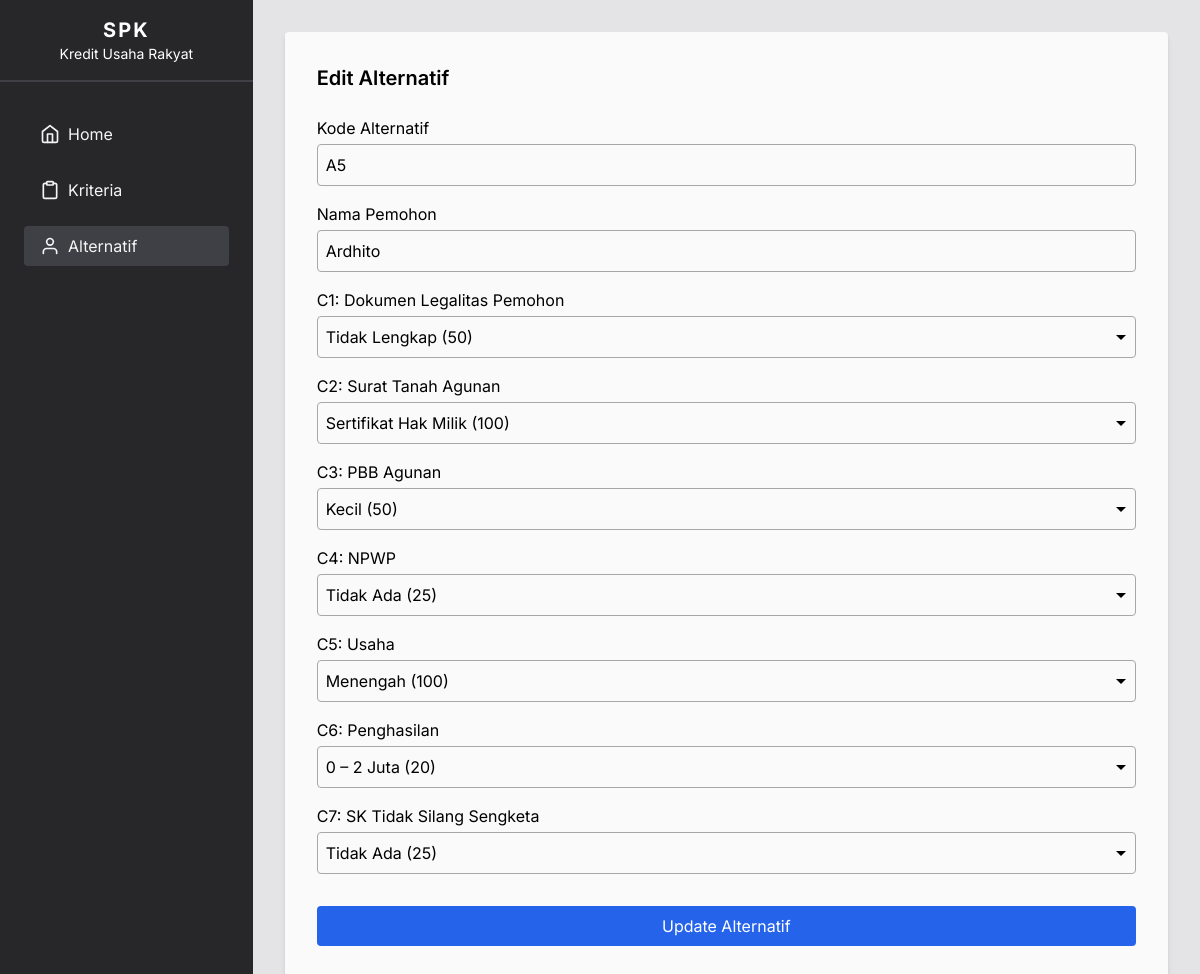
Page /alternatif/edit.php?id=5 on the earlier database version.
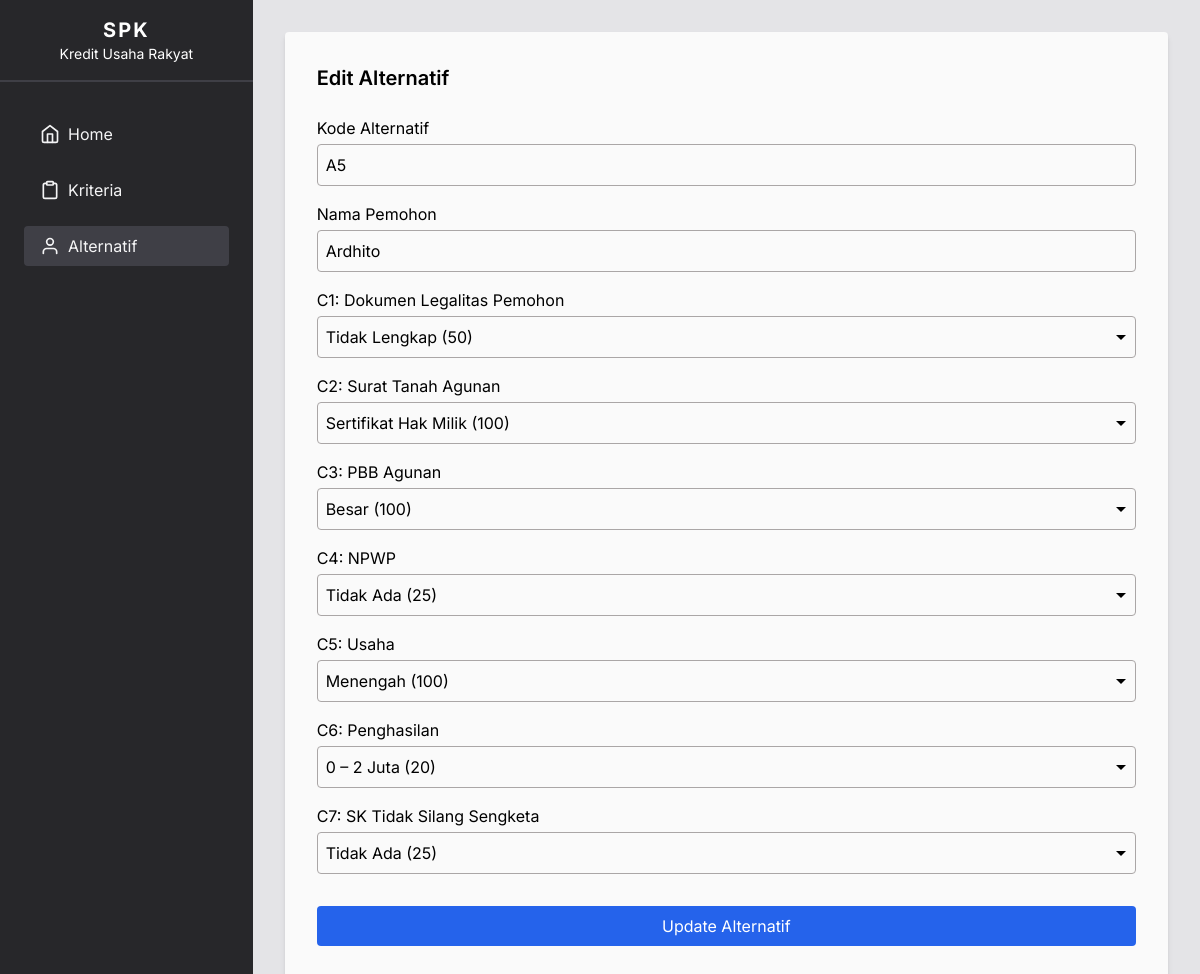
Same page on the later database version.
### tables this page shows
CREATE TABLE `alternatif` (
  `id` int(11) NOT NULL,
  `kode` varchar(255) NOT NULL,
  `nama` varchar(255) NOT NULL,
  `C1` int(11) NOT NULL,
  `C2` int(11) NOT NULL,
  `C3` int(11) NOT NULL,
  `C4` int(11) NOT NULL,
  `C5` int(11) NOT NULL,
  `C6` int(11) NOT NULL,
  `C7` int(11) NOT NULL
);

### alternatif/edit.php (the view, shortened to what this page needs)
<?php
include '../connection.php';
$id = $_GET['id'];
$sql = "SELECT * FROM alternatif WHERE id=$id";
$query = mysqli_query($conn, $sql);
$data = mysqli_fetch_array($query);
?>
<!DOCTYPE html>
<html lang="en">
<head>
	<script src="https://cdn.tailwindcss.com"></script>
	<link rel="stylesheet" href="../style.css">
</head>
<body class="bg-zinc-200 flex">
	<nav class="flex flex-col w-80 bg-zinc-800 h-screen gap-8 sticky top-0">
		<div class=" text-center py-4 text-white border-b-2 border-zinc-700">
			<a href="./" class="text-xl font-bold tracking-widest">SPK</a>
			<p class="text-sm">Kredit Usaha Rakyat</p>
		</div>
		<div class="flex flex-col gap-4 text-zinc-100 mx-6">
			<a class="py-2 px-4 rounded flex gap-2 items-center hover:bg-zinc-700" href="../"><img src="../assets/ic_home.svg" alt="icon home"> Home</a>
			<a class="py-2 px-4 rounded flex gap-2 items-center hover:bg-zinc-700" href="../kriteria"><img src="../assets/ic_clipboard.svg" alt="icon kriteria"> Kriteria</a>
			<a class="py-2 px-4 rounded flex gap-2 items-center active" href="./"><img src="../assets/ic_user.svg" alt="icon alternatif"> Alternatif</a>
		</div>
	</nav>
	<main class="flex w-full h-fit">
		<form method="post" action="prosesUpdate.php" class="m-8 bg-zinc-50 p-8 rounded flex flex-col gap-4 shadow-md w-full">
			<h2 class="font-semibold text-xl mb-2">Edit Alternatif</h2>
			<div class="form-control">
				<label for="kodeAlternatif">Kode Alternatif</label>
				<input type="text" id="kodeAlternatif" name="kodeAlternatif" value="<?= $data[1] ?>">
			</div>
			<div class="form-control">
				<label for="namaPemohon">Nama Pemohon</label>
				<input type="text" id="namaPemohon" name="namaPemohon" value="<?= $data[2] ?>">
			</div>
			<div class="form-control">
				<label for="dokumenLegalitasPemohon">C1: Dokumen Legalitas Pemohon</label>
				<select name="dokumenLegalitasPemohon" id="dokumenLegalitasPemohon">
					<option value="50" <?= $data[3] == 50 ? 'selected' : '' ?>>Tidak Lengkap (50)</option>
				</select>
			</div>
			<div class="form-control">
				<label for="suratTanahAgunan">C2: Surat Tanah Agunan</label>
				<select name="suratTanahAgunan" id="suratTanahAgunan">
					<option value="100" <?= $data[4] == 100 ? 'selected' : '' ?>>Sertifikat Hak Milik (100)</option>
				</select>
			</div>
			<div class="form-control">
				<label for="pbbAgunan">C3: PBB Agunan</label>
				<select name="pbbAgunan" id="pbbAgunan">
					<option value="100" <?= $data[5] == 100 ? 'selected' : '' ?>>Besar (100)</option>
					<option value="50" <?= $data[5] == 50 ? 'selected' : '' ?>>Kecil (50)</option>
				</select>
			</div>
			<div class="form-control">
				<label for="npwp">C4: NPWP</label>
				<select name="npwp" id="npwp">
					<option value="25" <?= $data[6] == 25 ? 'selected' : '' ?>>Tidak Ada (25)</option>
				</select>
			</div>
			<div class="form-control">
				<label for="usaha">C5: Usaha</label>
				<select name="usaha" id="usaha">
					<option value="100" <?= $data[7] == 100 ? 'selected' : '' ?>>Menengah (100)</option>
				</select>
			</div>
			<div class="form-control">
				<label for="penghasilan">C6: Penghasilan</label>
				<select name="penghasilan" id="penghasilan">
					<option value="20" <?= $data[8] == 20 ? 'selected' : '' ?>>0 – 2 Juta (20)</option>
				</select>
			</div>
			<div class="form-control">
				<label for="skTidakSilangSengketa">C7: SK Tidak Silang Sengketa</label>
				<select name="skTidakSilangSengketa" id="skTidakSilangSengketa">
					<option value="25" <?= $data[9] == 25 ? 'selected' : '' ?>>Tidak Ada (25)</option>
				</select>
			</div>
			<button type="submit" class="bg-blue-600 hover:bg-blue-700 mt-4 p-2 rounded text-white">Update Alternatif</button>
		</form>
	</main>
</body>
</html>

### style.css (style rules this page uses)
* { font-family: 'Inter'; }
.active { background-color: #3f3f46; }
.form-control { display: flex; flex-direction: column; }
.form-control label { margin-bottom: 4px; }
select { -webkit-appearance: none; -moz-appearance: none; background: transparent; background-repeat: no-repeat; background-position-x: 99.8%; background-position-y: 8px; border: 1px solid #dfdfdf; border-radius: 2px; margin-right: 2rem; padding: 1rem; padding-right: 2rem; }
.form-control input, .form-control select { background-color: transparent; border: 1px solid #aaa6a6; padding: 8px; border-radius: 4px; }

Differences in the rows shown:
changed alternatif "Ardhito": pbbAgunan "Kecil (50)" → "Besar (100)"
